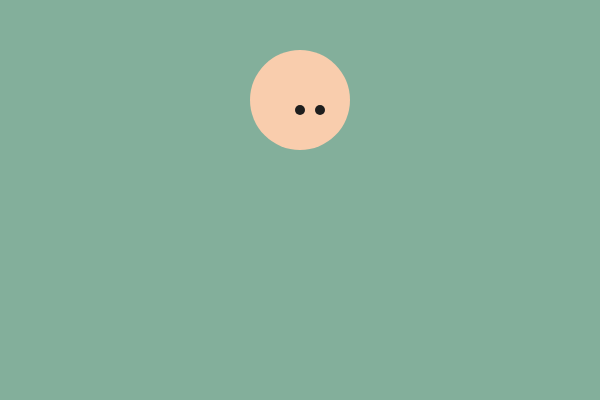
Frame 1 (no input)
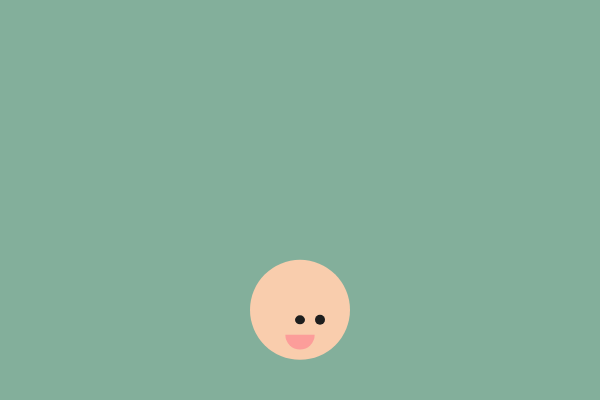
Frame 60 (no input)
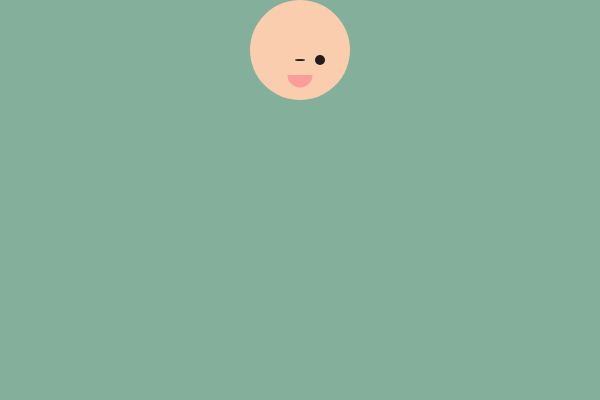
Frame 120 (the mouse pressed at the canvas centre since frame 60)

The p5.js sketch that drew these frames (run headless with seeded random() and noise() and a simulated clock; from frame 60 on, the mouse is pressed at the canvas centre):

// p5.js sketch
// ── sketch.js
var x, y;
var angle;
var eyeHeight = 10;
var mouth = 0;

function setup() { 
  createCanvas(600, 400);
  noStroke();
  x = 300; 
  y = 100;
  angle = 0;
} 

function draw() { 
  background(131, 175, 155);
  
  translate(x, y);

  //Face
  fill(249,205,173);//rosy beige
  ellipse(0, 0, 100, 100);

  //Eye 1
  fill(30);//dark gray
  ellipse(0, 10, 10, eyeHeight);

  //Eye 2
  ellipse(20, 10, 10, 10);

  //Mouth
  fill(252,157,154);//light pink
  arc(0, 25, mouth, mouth, 0, radians(180), PIE); 
  
  y = map(sin(angle), -1, 1, 50, height - 50);
  eyeHeight = map(sin(angle), -1, 1, 2, 10);
  mouth = map(sin(angle), -1, 1, 25, 30);
  
  angle += 0.04;
}
